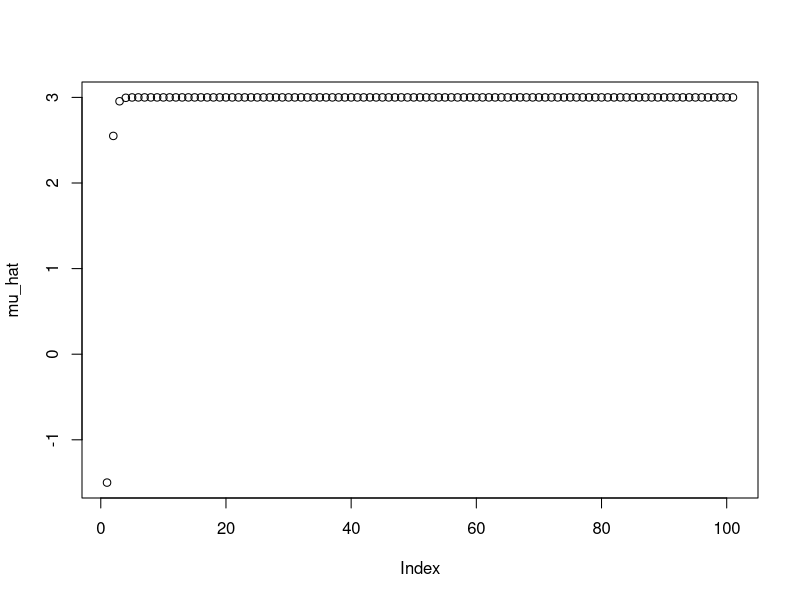
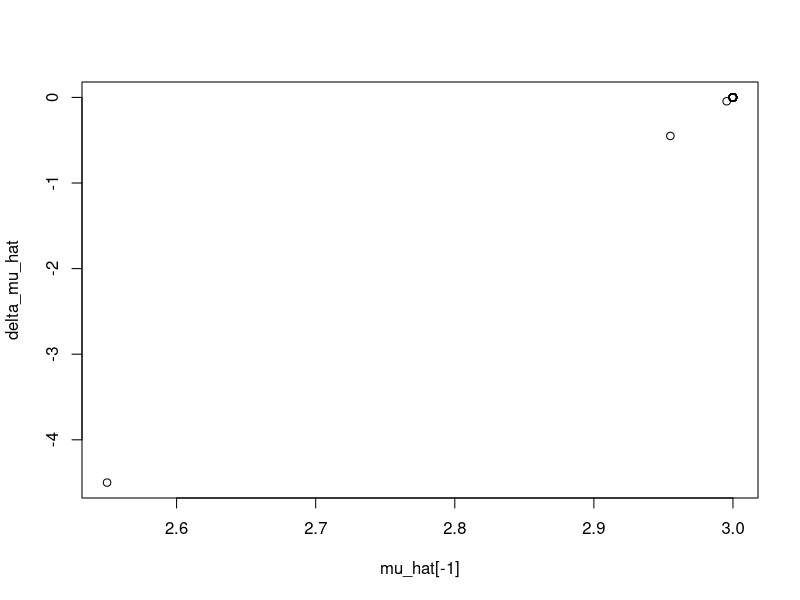

Write the R code that produced these figures, in order.
## R_Demo_AML_neuralnet_gradiant_decent_mu.R
##########################################################################
## INSTRUCTOR: Christopher Fariss
## COURSE NAME: Programming and Simulation Methods for Computational Social Science (2W)
## University of Essex Summer School 2024
##
## Date: 2024-07-22
##
## Please e-mail me if you find any errors or have and suggestions
## e-mail: cjf0006@gmail.com
## e-mail: cjfariss@umich.edu
##
##########################################################################
## Introduction to tutorial:
##
## Overview of Gradient Decent for a model with one parameter for a mean.
##
## Gradient decent is an iterative process used to find the best parameter value(s) in any model and especially a neural network.
##
##########################################################################





## load libraries
library(MASS)

## set learning rate this varies on the unit interval (0 to 1]
lr <- .2
lr <- .05
lr <- .9

y <- c(1,2,3,4,5)
##y <- rnorm(1000, pi, 1)
n <- length(y)

y
n


iterations <- 100

loss <- NA

mu_hat <- -1.5

y_hat <- matrix(NA, nrow=n, ncol=iterations)
y_error <- matrix(NA, nrow=n, ncol=iterations)

delta_mu_hat <- NA

## sequential iterations to evaluate loss function
for (j in 1:iterations){
    
    ## y_hat: calculate the predicted y_hat based on the best guess of mu
    
    y_hat[,j] <- mu_hat[j]
    
    ## residual: the difference between the predicted y (y_hat) and y is the error for y
    y_error[,j] <- y_hat[,j] - y
    
    ## loss: the estimated error is used to calculate the unexplained variance between y and y_hat, which is the sum of squared errors
    loss[j] <- sum(y_error[,j]^2)
    
    ## difference between current estimate and the unexplained differences, which is the method to calculate the gradient at that point
    delta_mu_hat[j] <- sum(y_error[,j])/n
    
    ## shift estimates along the gradient (+ function if y-y_hat; - function if y_hat-y)
    mu_hat[j+1] <- mu_hat[j] - (lr*delta_mu_hat[j])
}

mu_hat[length(mu_hat)]

plot(mu_hat)

plot(mu_hat[-1], delta_mu_hat)
